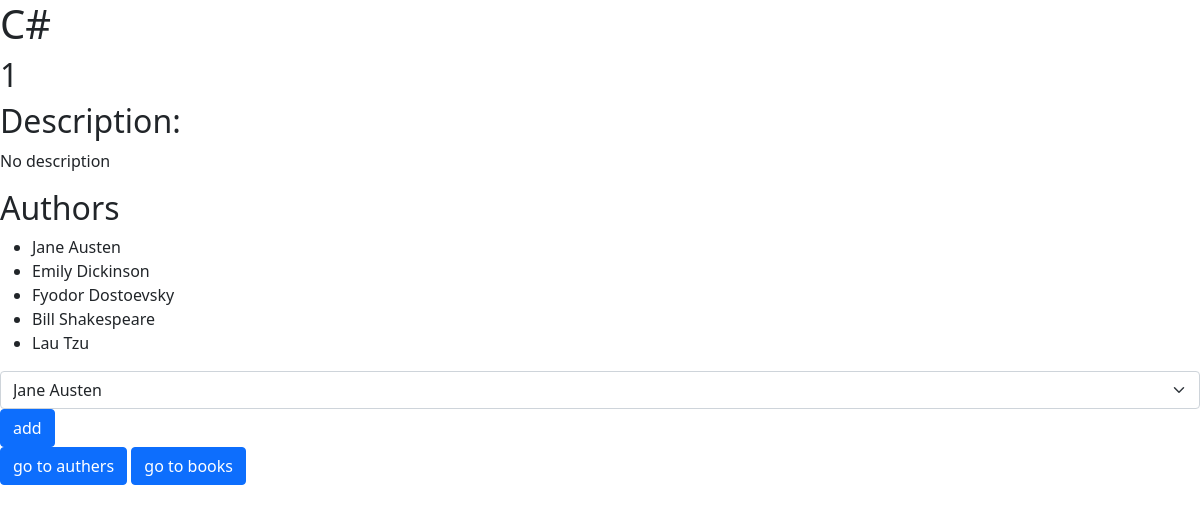
Screenshot of /books/1 with the database file from the repository.
### books_authers_app/models.py (models this page shows)
class Book(models.Model):
    title = models.CharField(max_length=255)
    desc = models.TextField(default='No description')
    created_at = models.DateTimeField(auto_now_add=True)
    updated_at = models.DateTimeField(auto_now=True)

class Auther(models.Model):
    first_name = models.CharField(max_length=45)
    last_name = models.CharField(max_length=45)
    notes = models.TextField(default="no notes yet")
    books = models.ManyToManyField(Book,related_name="authers")
    created_at = models.DateTimeField(auto_now_add=True)
    updated_at = models.DateTimeField(auto_now=True)

### books_authers_app/views.py (the view)
# urls.py: path('books/<int:id>', views.view_book),
def view_book(request, id):
    context = {
        "book": Book.objects.get(id = id),
        "authers":Book.objects.get(id = id).authers.all(),
        "all_the_authers": Auther.objects.all()
    }
    return render(request, "books.html", context)

### books_authers_app/templates/books.html (shortened to what this page needs)
<!DOCTYPE html>
<html lang="en">
<head>
    <link href="https://cdn.jsdelivr.net/npm/bootstrap@5.0.2/dist/css/bootstrap.min.css" rel="stylesheet"
>
    {% load static %}
    <link rel="stylesheet" href="{% static 'css/style.css' %}">
</head>
<body>
    <h1>{{book.title}}</h1>
    <h2>{{book.id}}</h2>
    <div class="desc">
        <h2>Description:</h2>
        <p>{{book.desc}}</p>
    </div>
    <div class="authers">
        <h2>Authors</h2>
        <ul>
        {% for auther in authers %}
                <li>{{auther.first_name}} {{auther.last_name}}</li>
                {% endfor %}
            </ul>
    </div>
    <form action="/add_auther_to_book" method="post">
        <select name="auther_id" id="add_auther" class="form-select">
            {% for auther in all_the_authers %}
                <option value="{{auther.id}}">{{auther.first_name}} {{auther.last_name}}</option>
            {% endfor %}
        </select>
        <input type="submit" value="add" class="btn btn-primary">
    </form>
    <a href="/authers" class="btn btn-primary">go to authers</a>
    <a href="/" class="btn btn-primary">go to books</a>
</body>
</html>

### rows the page displays
Book: id "1", desc "No description"
Auther: first_name "Jane", last_name "Austen"
Auther: first_name "Emily", last_name "Dickinson"
Auther: first_name "Fyodor", last_name "Dostoevsky"
Auther: first_name "Bill", last_name "Shakespeare"
Auther: first_name "Lau", last_name "Tzu"

### other values shown
form field auther_id "Jane Austen"
